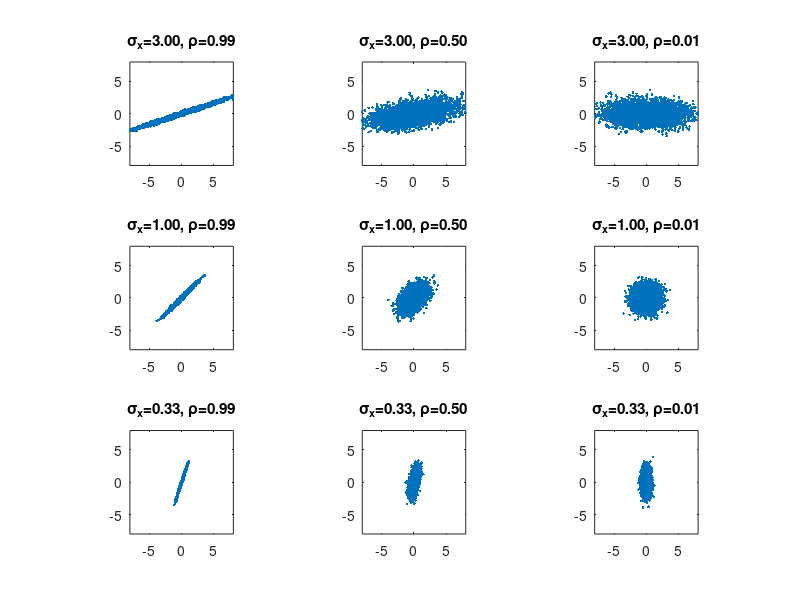

Reproduce this figure in MATLAB. (Note: this script raises an error after producing the figure.)
figure(1);clf
%rhos=[0.99 0.9 0.8   0.7 0.5 0.3  0.2 0.1 0.01];
rhos=repmat([0.99 0.5 0.01]',1, 3); rhos=rhos(:)';
sy = 1;f =3;
sxx = [f*sy f*sy f*sy    sy sy sy    sy/f sy/f sy/f];
for i=1:length(rhos)
  rho = rhos(i);
  %sx = 1; sy = 3;
  %sx = 3; sy = 1;
  %sx = 1; sy = 1;
  sx = sxx(i);
  S = [sx^2 sx*sy*rho; sx*sy*rho sy^2];
  x = mvnrnd([0 0],S,5000);
  subplot(3,3,i)
  plot(x(:,1), x(:,2), '.');
  %title(sprintf('%s=%3.2f%s, %s=%3.2f', '\sigma_x', sx, '\sigma_y', '\rho', rho))
  title(sprintf('%s=%3.2f, %s=%3.2f', '\sigma_x', sx, '\rho', rho))
  axis([-8 8 -8 8])
  axis equal
  %axis off
end

  
if doPrintPmtk, printPmtkFigures('corrcoef'); end;